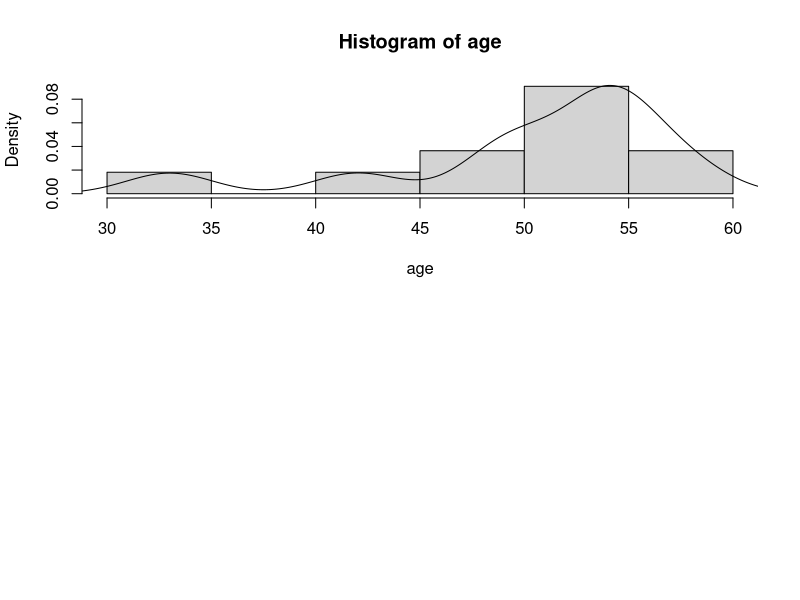

Recreate this plot in R. (Note: this script raises an error after producing the figure.)
#Einstien Stephen Matthew D. Poblete

age <- c(54, 42, 51, 54, 49, 56, 33, 58, 54, 54, 49)


par(mfrow = c(2, 1))
hist(age, freq = FALSE, breaks = 6)
points(density(age), type = "l")  # use "l" (line), not "1"
run(age)

install.packages("vioplot")
library(vioplot)
vioplot(age, horizontal = TRUE, col = "gray")
